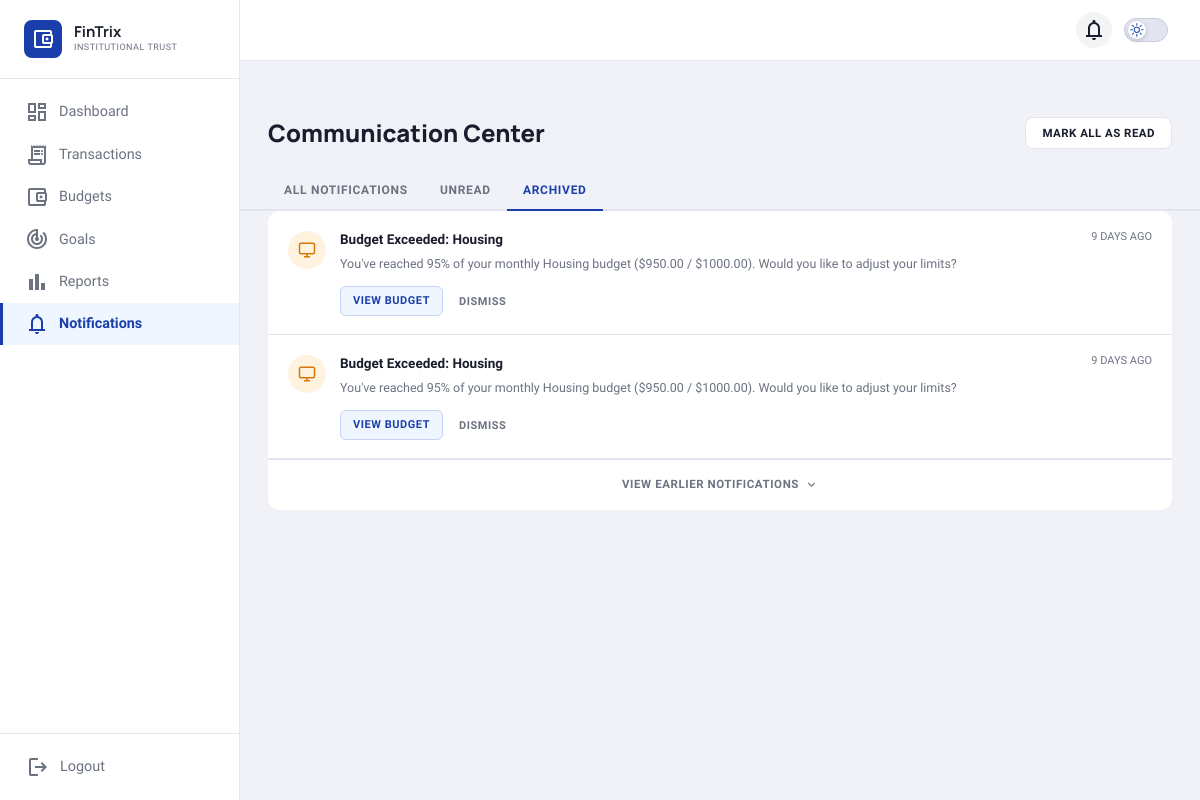
/notifications/?tab=archived (signed in), run on an earlier commit of the app's database.
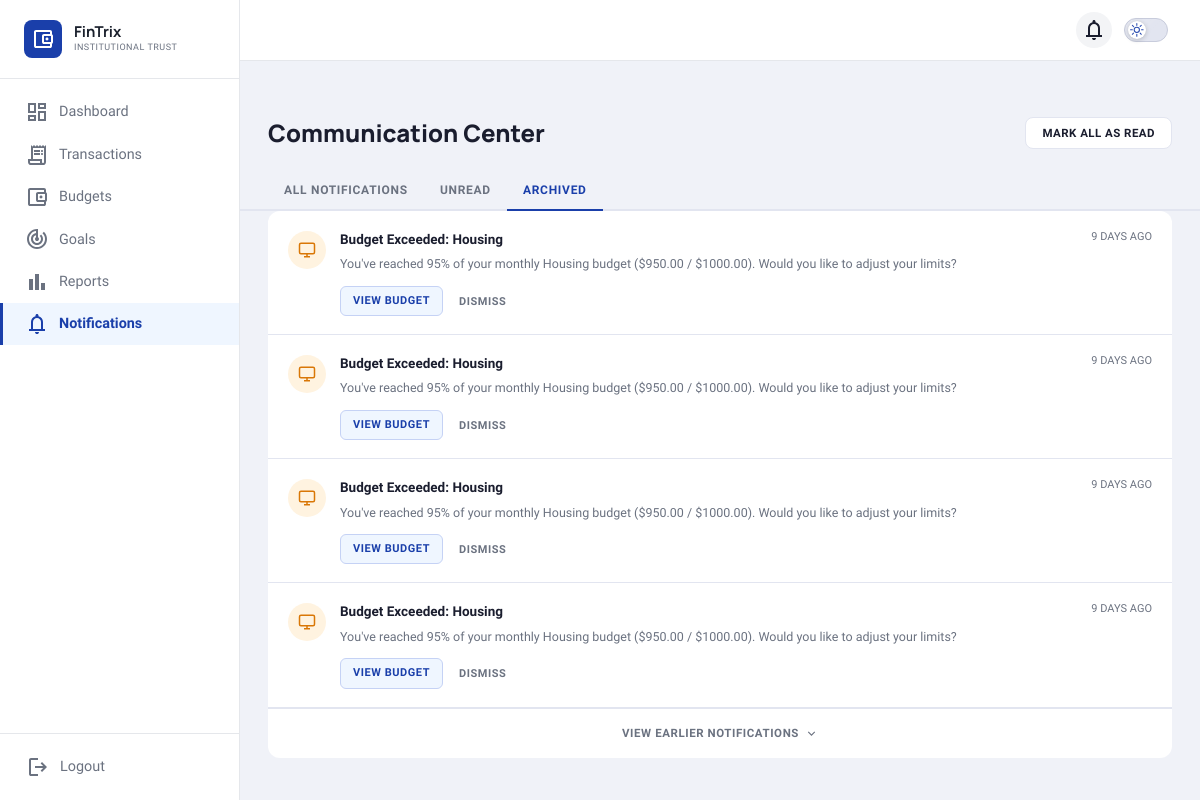
And on a later commit of the database.
### notifications/models.py (models this page shows, shortened)
class Notification(models.Model):
    NOTIFICATION_TYPES = [
        ("budget",      "Budget Warning"),
        ("transaction", "Transaction"),
        ("security",    "Security"),
        ("system",      "System"),
    ]
    category_budget = models.ForeignKey(
        CategoryBudget,
        on_delete=models.CASCADE,
        related_name="notifications",
        null=True,
        blank=True,   # security/system notifications have no budget link
    )
    notification_type = models.CharField(
        max_length=20,
        choices=NOTIFICATION_TYPES,
        default="budget",
    )
    title   = models.CharField(max_length=255)
    message = models.TextField()
    is_read = models.BooleanField(default=False)
    is_archived = models.BooleanField(default=False)
    created_at = models.DateTimeField(auto_now_add=True)
    class Meta:
        ordering = ["-created_at"]

### notifications/views.py (the view)
# urls.py: path("", views.notification_center, name="notification_center"),
@login_required
def notification_center(request):
    tab = request.GET.get("tab", "all")   # all | unread | archived
    all_qs      = Notification.objects.select_related("category_budget__category")
    unread_qs   = all_qs.filter(is_read=False, is_archived=False)
    archived_qs = all_qs.filter(is_archived=True)
    if tab == "unread":
        notifications = list(unread_qs)
    elif tab == "archived":
        notifications = list(archived_qs)
    else:
        notifications = list(all_qs.filter(is_archived=False))
    _annotate_time(notifications)
    context = {
        "notifications":    notifications,
        "has_notifications": len(notifications) > 0,
        "unread_count":     unread_qs.count(),
        "archived_count":   archived_qs.count(),
        "active_tab":       tab,
    }
    return render(request, "notifications.html", context)

### notifications/views.py (called while the page is built)
def _annotate_time(notifications):
    now = timezone.now()
    result = []
    for n in notifications:
        delta = now - n.created_at
        if delta.total_seconds() < 3600:
            time_label = f"{int(delta.total_seconds() // 60)} MIN AGO"
        elif delta.total_seconds() < 86400:
            time_label = f"{int(delta.total_seconds() // 3600)} HOURS AGO"
        elif delta.days == 1:
            time_label = "YESTERDAY"
        else:
            time_label = f"{delta.days} DAYS AGO"
        n.time_label = time_label
    return notifications

### notifications/templates/notifications.html (shortened to what the changed rows need)
{% load static %}
<!DOCTYPE html>
<html lang="en">
<head>
  <link rel="stylesheet" href="{% static 'css/style-Budget.css' %}" />
  <link rel="stylesheet" href="{% static 'css/theme-global.css' %}" />
</head>
<body>
<div class="app">
  <main class="main">
    <div class="page-header">
      <h1 class="page-title">Communication Center</h1>
    </div>
    <div class="notif-list" id="notifList">
      {% if has_notifications %}
        {% for notif in notifications %}
        <div class="notif-item {% if not notif.is_read %}notif-unread{% endif %} notif-{{ notif.notification_type }}"
             data-id="{{ notif.id }}"
             data-title="{{ notif.title|lower }}">
          <div class="notif-accent"></div>
          <div class="notif-ico notif-ico-{{ notif.notification_type }}">
            {% if notif.notification_type == "security" %}
              <svg viewBox="0 0 24 24" fill="none" stroke="currentColor" stroke-width="2" width="18" height="18"><path d="M10.29 3.86L1.82 18a2 2 0 0 0 1.71 3h16.94a2 2 0 0 0 1.71-3L13.71 3.86a2 2 0 0 0-3.42 0z"/><line x1="12" y1="9" x2="12" y2="13"/><line x1="12" y1="17" x2="12.01" y2="17"/></svg>
            {% elif notif.notification_type == "budget" %}
              <svg viewBox="0 0 24 24" fill="none" stroke="currentColor" stroke-width="2" width="18" height="18"><rect x="2" y="3" width="20" height="14" rx="2"/><line x1="8" y1="21" x2="16" y2="21"/><line x1="12" y1="17" x2="12" y2="21"/></svg>
            {% elif notif.notification_type == "transaction" %}
              <svg viewBox="0 0 24 24" fill="none" stroke="currentColor" stroke-width="2" width="18" height="18"><polyline points="17 1 21 5 17 9"/><path d="M3 11V9a4 4 0 0 1 4-4h14"/><polyline points="7 23 3 19 7 15"/><path d="M21 13v2a4 4 0 0 1-4 4H3"/></svg>
            {% else %}
              <svg viewBox="0 0 24 24" fill="none" stroke="currentColor" stroke-width="2" width="18" height="18"><circle cx="12" cy="12" r="10"/><line x1="12" y1="8" x2="12" y2="12"/><line x1="12" y1="16" x2="12.01" y2="16"/></svg>
            {% endif %}
          </div>
          <div class="notif-body">
            <div class="notif-top">
              <p class="notif-title">{{ notif.title }}</p>
              <div class="notif-meta">
                <span class="notif-time">{{ notif.time_label }}</span>
              </div>
            </div>
            <p class="notif-msg">{{ notif.message }}</p>
            <div class="notif-actions">
              {% if notif.notification_type == "security" %}
                <form method="POST" action="{% url 'mark_as_read' notif.id %}" style="display:inline">
                  {% csrf_token %}
                  <button type="submit" class="act-btn act-primary">SECURE ACCOUNT</button>
                </form>
                <form method="POST" action="{% url 'mark_as_read' notif.id %}" style="display:inline">
                  {% csrf_token %}
                  <button type="submit" class="act-btn act-ghost">I RECOGNIZE THIS</button>
                </form>
              {% elif notif.notification_type == "budget" and notif.category_budget %}
                <a href="{% url 'navigate_to_budget' notif.id %}" class="act-btn act-primary">VIEW BUDGET</a>
                <form method="POST" action="{% url 'archive_notification' notif.id %}" style="display:inline">
                  <button type="submit" class="act-btn act-ghost">DISMISS</button>
                </form>
              {% else %}
                <form method="POST" action="{% url 'mark_as_read' notif.id %}" style="display:inline">
                  {% csrf_token %}
                  <button type="submit" class="act-btn act-ghost">MARK AS READ</button>
                </form>
              {% endif %}
            </div>
          </div>
        </div>
        {% endfor %}
      {% endif %}
    </div>
  </main>
</div>
</body>
</html>

What changed in the data, as far as the page shows it:
now on this page (row edited): Notification: notification_type "budget" (drawn), title "Budget Exceeded: Housing", time_label "9 DAYS AGO", message "You've reached 95% of your monthly Housing budget ($950.00 / $1000.00). Would you like to adjust your limits?"
now on this page (row edited): Notification: notification_type "budget" (drawn), title "Budget Exceeded: Housing", time_label "9 DAYS AGO", message "You've reached 95% of your monthly Housing budget ($950.00 / $1000.00). Would you like to adjust your limits?"
